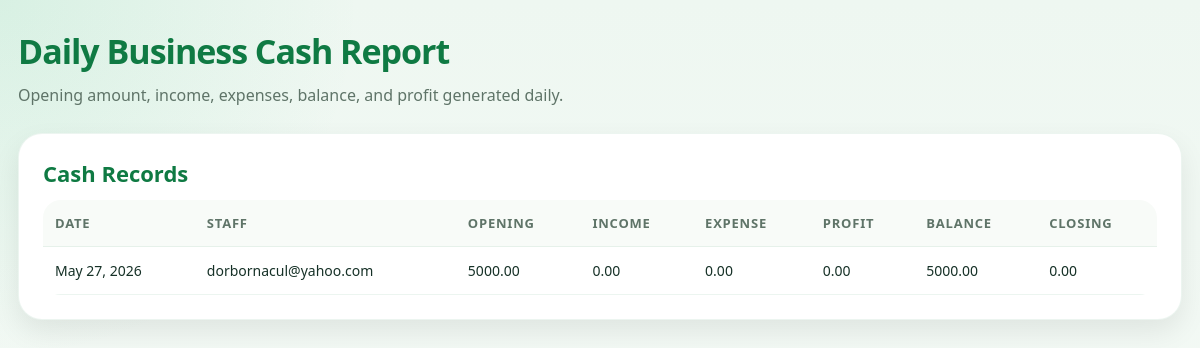
/dailycash/report/ (signed in), run on an earlier commit of the app's database.
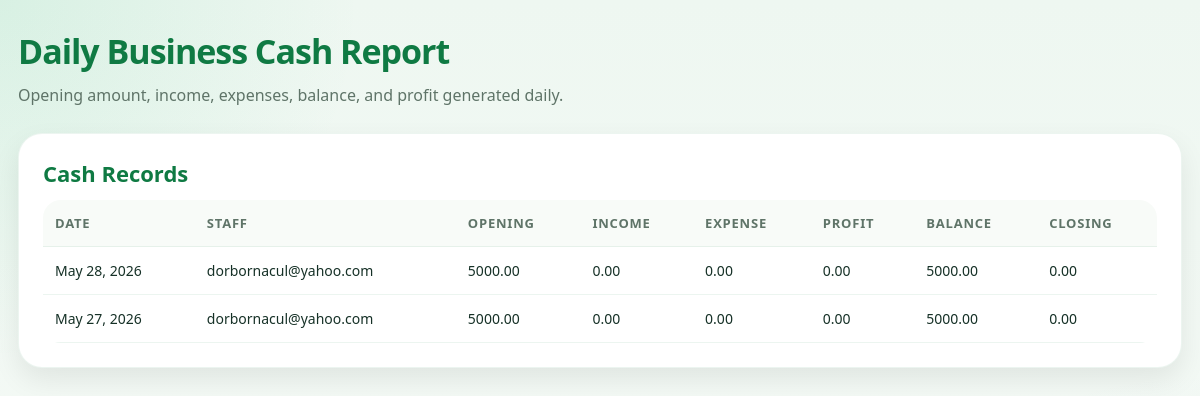
And on a later commit of the database.
### dailycash/models.py (models this page shows)
class DailyBusinessCash(models.Model):
    staff = models.ForeignKey(settings.AUTH_USER_MODEL, on_delete=models.CASCADE)
    business_date = models.DateField(default=timezone.localdate)
    opening_amount = models.DecimalField(max_digits=12, decimal_places=2, default=Decimal("0.00"))
    closing_amount = models.DecimalField(max_digits=12, decimal_places=2, default=Decimal("0.00"))
    total_income = models.DecimalField(max_digits=12, decimal_places=2, default=Decimal("0.00"))
    total_expense = models.DecimalField(max_digits=12, decimal_places=2, default=Decimal("0.00"))
    profit_generated = models.DecimalField(max_digits=12, decimal_places=2, default=Decimal("0.00"))
    balance = models.DecimalField(max_digits=12, decimal_places=2, default=Decimal("0.00"))
    created_at = models.DateTimeField(auto_now_add=True)
    class Meta:
        unique_together = ("staff", "business_date")
    def save(self, *args, **kwargs):
        opening = Decimal(str(self.opening_amount or "0.00"))
        income = Decimal(str(self.total_income or "0.00"))
        expense = Decimal(str(self.total_expense or "0.00"))
        self.profit_generated = income - expense
        self.balance = opening + self.profit_generated
        super().save(*args, **kwargs)

### accounts/models.py (models this page shows, shortened)
class User(AbstractUser):
    ROLE_CHOICES = [
        ("admin", "Admin"),
        ("management", "Management"),
        ("operator", "Operator"),
        ("customer", "Customer"),
    ]
    role = models.CharField(max_length=20, choices=ROLE_CHOICES, default="customer")
    phone = models.CharField(max_length=30, blank=True, null=True)
    email_verified = models.BooleanField(default=False)
    verification_code = models.CharField(max_length=10, blank=True, null=True)
    reset_code = models.CharField(max_length=10, blank=True, null=True)

### dailycash/views.py (the view)
# urls.py: path("report/", daily_cash_report, name="daily_cash_report"),
@login_required
def daily_cash_report(request):
    today = timezone.localdate()
    if request.user.role in ["admin", "management"]:
        records = DailyBusinessCash.objects.all().order_by("-business_date", "-created_at")
    else:
        records = DailyBusinessCash.objects.filter(staff=request.user).order_by("-business_date")
    for record in records:
        activities = ActivityLog.objects.filter(
            user=record.staff,
            created_at__date=record.business_date
        )
        total_income = Decimal("0.00")
        total_expense = Decimal("0.00")
        for item in activities:
            amount = Decimal(str(item.amount or "0.00"))
            if item.status in ["completed", "approved", "paid", "success"]:
                total_income += amount
            if item.status in ["expense", "refund", "failed"]:
                total_expense += amount
        record.total_income = total_income
        record.total_expense = total_expense
        record.profit_generated = total_income - total_expense
        record.balance = record.opening_amount + record.profit_generated
        record.save()
    return render(request, "dailycash/daily_cash_report.html", {"records": records})

### dailycash/templates/dailycash/daily_cash_report.html (shortened to what this page needs)
{% extends "base_dashboard.html" %}
{% block content %}
<div class="topbar">
    <div class="title-box">
        <h1>Daily Business Cash Report</h1>
        <p>Opening amount, income, expenses, balance, and profit generated daily.</p>
    </div>
</div>
<div class="panel">
    <h2>Cash Records</h2>
    <div class="table-wrap">
        <table>
            <thead>
                <tr>
                    <th>Date</th>
                    <th>Staff</th>
                    <th>Opening</th>
                    <th>Income</th>
                    <th>Expense</th>
                    <th>Profit</th>
                    <th>Balance</th>
                    <th>Closing</th>
                </tr>
            </thead>
            <tbody>
                {% for record in records %}
                    <tr>
                        <td>{{ record.business_date }}</td>
                        <td>{{ record.staff.username }}</td>
                        <td>{{ record.opening_amount }}</td>
                        <td>{{ record.total_income }}</td>
                        <td>{{ record.total_expense }}</td>
                        <td>{{ record.profit_generated }}</td>
                        <td>{{ record.balance }}</td>
                        <td>{{ record.closing_amount }}</td>
                    </tr>
                {% empty %}
                    <tr>
                        <td colspan="8">No daily cash records yet.</td>
                    </tr>
                {% endfor %}
            </tbody>
        </table>
    </div>
</div>
{% endblock %}

What changed in the data, as far as the page shows it:
added DailyBusinessCash: business_date "May 28, 2026", staff.username "dorbornacul@yahoo.com", opening_amount "5000.00", total_income "0.00", total_expense "0.00", profit_generated "0.00", balance "5000.00", closing_amount "0.00"
